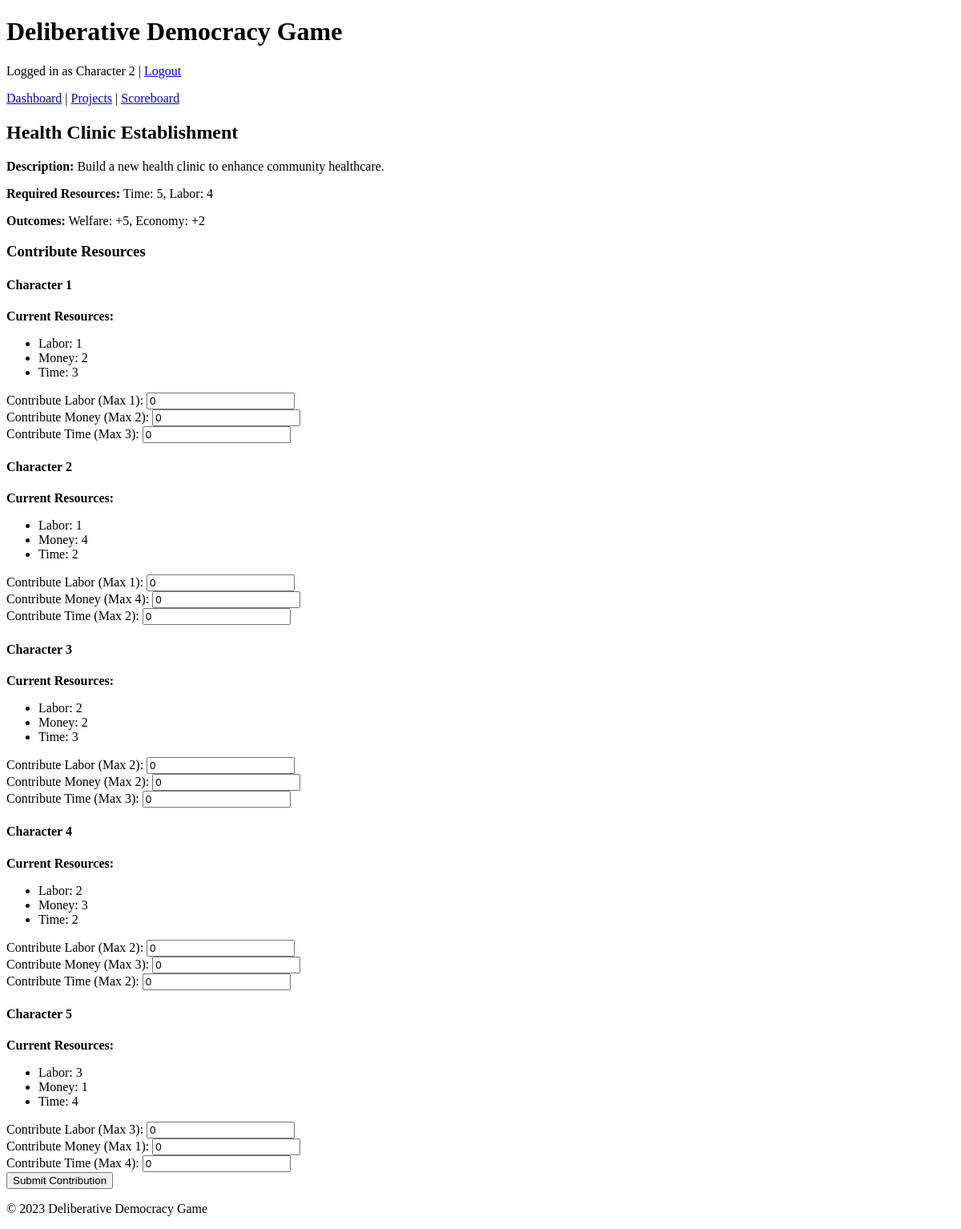
/project/3 (signed in), run on an earlier commit of the app's database.
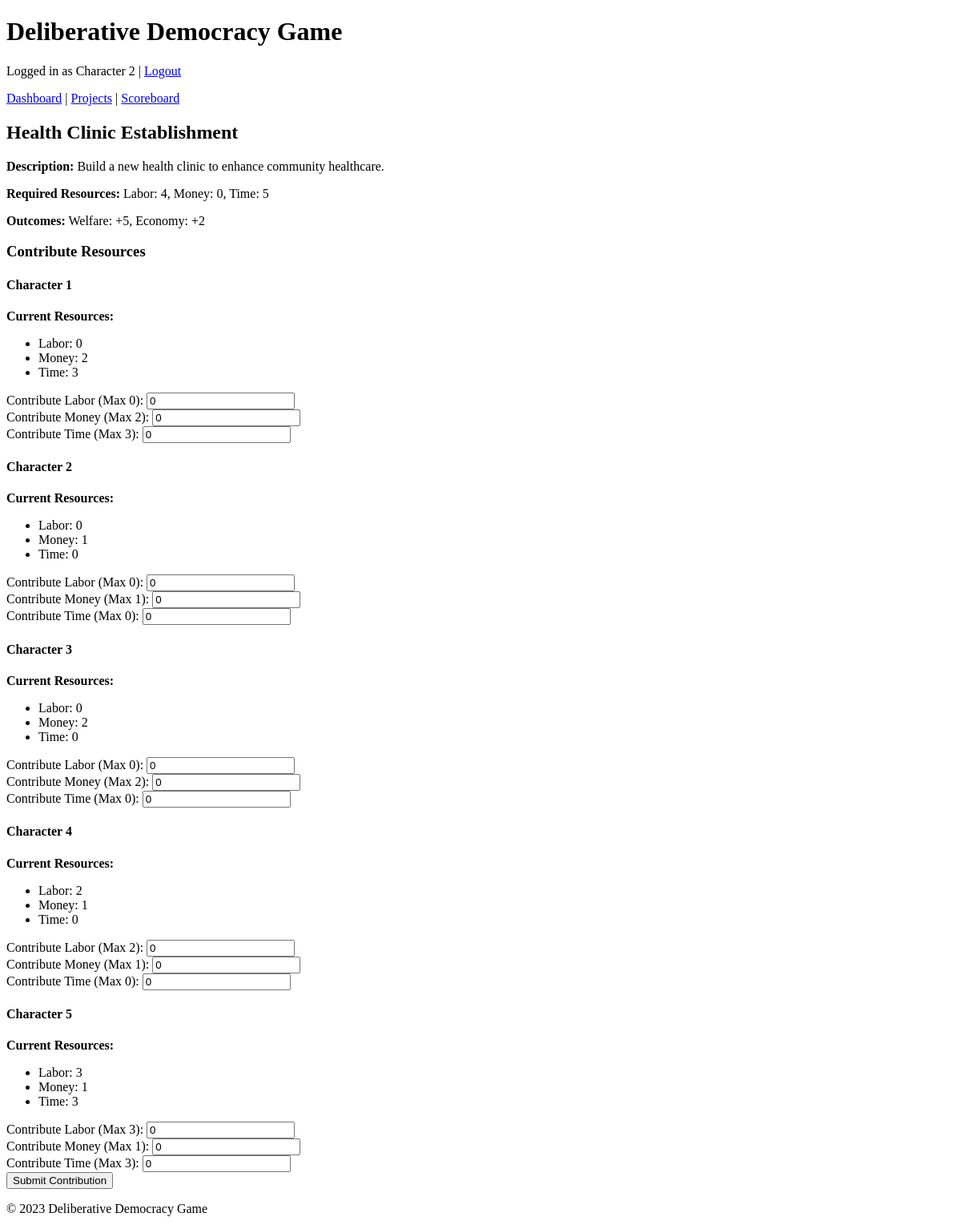
And on a later commit of the database.
### app/models.py (models this page shows, shortened)
class User(UserMixin, db.Model):
    __tablename__ = "users"
    id = db.Column(db.Integer, primary_key=True)
    character_name = db.Column(db.String(64), unique=True, nullable=False)
    interests = db.Column(db.Text, nullable=True)
    utility_criteria = db.Column(db.Text, nullable=True)
    starting_resources = db.Column(db.Text, nullable=True)
    reading = db.Column(db.Text, nullable=True)
    resources = db.relationship("Resource", backref="user", lazy=True)
    metrics = db.relationship("Metric", backref="user", lazy=True)

class Project(db.Model):
    __tablename__ = "projects"
    id = db.Column(db.Integer, primary_key=True)
    name = db.Column(db.String(128), nullable=False)
    description = db.Column(db.Text, nullable=True)
    outcomes = db.Column(db.Text, nullable=True)
    required_resources = db.Column(db.Text, nullable=True)
    is_completed = db.Column(db.Boolean, default=False)

class Resource(db.Model):
    __tablename__ = "resources"
    id = db.Column(db.Integer, primary_key=True)
    type = db.Column(db.String(64), nullable=False)  # 'Time', 'Money', 'Labor'
    amount = db.Column(db.Integer, default=0, nullable=False)
    user_id = db.Column(db.Integer, db.ForeignKey("users.id"), nullable=False)

### app/routes.py (the view, shortened to what this page needs)
@main.route("/project/<int:project_id>", methods=["GET", "POST"])
@login_required
def project_detail(project_id):
    project = Project.query.get_or_404(project_id)
    users = User.query.all()
    required_resources = parse_resources(project.required_resources)
    return render_template("project_detail.html", project=project, users=users)

### app/routes.py (called while the page is built)
@login_manager.user_loader
def load_user(user_id):
    return User.query.get(int(user_id))

### app/utils.py (called while the page is built)
def parse_resources(resource_string):
    resource_dict = {}
    resources = resource_string.split(", ")
    for resource in resources:
        if ": " in resource:
            key, value = resource.split(": ")
            resource_dict[key.lower()] = int(value)
    return resource_dict

### app/templates/project_detail.html (shortened to what this page needs)
{% extends "base.html" %}
{% block content %}
<h2>{{ project.name }}</h2>
<p><strong>Description:</strong> {{ project.description }}</p>
<p><strong>Required Resources:</strong> {{ project.required_resources }}</p>
<p><strong>Outcomes:</strong> {{ project.outcomes }}</p>
<form method="POST">
    <h3>Contribute Resources</h3>
    {% for user in users %}
    <div>
        <h4>{{ user.character_name }}</h4>
        <p><strong>Current Resources:</strong></p>
        <ul>
            {% set user_resources = user.resources|groupby('type') %}
            {% for resource_type, resources in user_resources %}
            <li>{{ resource_type }}: {{ resources[0].amount }}</li>
            {% endfor %}
        </ul>
        <label>Contribute Labor (Max {{ user.resources | selectattr('type', 'equalto', 'Labor') |
            map(attribute='amount')
            | sum }}):</label>
        <input type="number" name="contribute_labor_{{ user.id }}" min="0" value="0"><br>
        <label>Contribute Money (Max {{ user.resources | selectattr('type', 'equalto', 'Money') |
            map(attribute='amount') | sum }}):</label>
        <input type="number" name="contribute_money_{{ user.id }}" min="0" value="0"><br>
        <label>Contribute Time (Max {{ user.resources | selectattr('type', 'equalto', 'Time') |
            map(attribute='amount') | sum }}):</label>
        <input type="number" name="contribute_time_{{ user.id }}" min="0" value="0"><br>
    </div>
    {% endfor %}
    <button type="submit">Submit Contribution</button>
</form>
{% endblock %}

### app/templates/base.html (shortened to what this page needs)
<!DOCTYPE html>
<html lang="en">
<head>
</head>
<body>
    <header>
        <h1>Deliberative Democracy Game</h1>
        {% if current_user.is_authenticated %}
        <p>Logged in as {{ current_user.character_name }} | <a href="{{ url_for('main.logout') }}">Logout</a></p>
        {% endif %}
        <nav>
            <a href="{{ url_for('main.dashboard') }}">Dashboard</a> |
            <a href="{{ url_for('main.project_list') }}">Projects</a> |
            <a href="{{ url_for('main.score_board') }}">Scoreboard</a>
        </nav>
    </header>
    <main>
        {% block content %}{% endblock %}
    </main>
    <footer>
        <p>&copy; 2023 Deliberative Democracy Game</p>
    </footer>
</body>
</html>

What changed in the data, as far as the page shows it:
changed User "Character 2": resources|selectattr "1" → "0"; resources|selectattr "4" → "1"; resources|selectattr "2" → "0"
changed Project "Health Clinic Establishment": required_resources "Time: 5, Labor: 4" → "Labor: 4, Money: 0, Time: 5"
changed User "Character 1": resources|selectattr "1" → "0"
changed Resource (number 1 of 15 on the later page): type "Time" → "Labor"; amount "3" → "0"; moves up the list
shown differently, row unchanged: Resource (number 2 of 15 on the later page): moves down the list
changed Resource (number 3 of 15 on the later page): type "Labor" → "Time"; amount "1" → "3"
changed Resource (number 4 of 15 on the later page): type "Time" → "Labor"; amount "2" → "0"; moves up the list
changed Resource (number 5 of 15 on the later page): amount "4" → "1"; moves down the list
changed Resource (number 6 of 15 on the later page): type "Labor" → "Time"; amount "1" → "0"
changed User "Character 3": resources|selectattr "2" → "0"; resources|selectattr "3" → "0"
changed Resource (number 7 of 15 on the later page): type "Time" → "Labor"; amount "3" → "0"; moves up the list
shown differently, row unchanged: Resource (number 8 of 15 on the later page): moves down the list
changed Resource (number 9 of 15 on the later page): type "Labor" → "Time"; amount "2" → "0"
changed User "Character 4": resources|selectattr "3" → "1"; resources|selectattr "2" → "0"
changed Resource (number 10 of 15 on the later page): type "Time" → "Labor"; moves up the list
changed Resource (number 11 of 15 on the later page): amount "3" → "1"; moves down the list
changed Resource (number 12 of 15 on the later page): type "Labor" → "Time"; amount "2" → "0"
changed User "Character 5": resources|selectattr "4" → "3"
changed Resource (number 13 of 15 on the later page): type "Time" → "Labor"; amount "4" → "3"; moves up the list
shown differently, row unchanged: Resource (number 14 of 15 on the later page): moves down the list
changed Resource (number 15 of 15 on the later page): type "Labor" → "Time"
